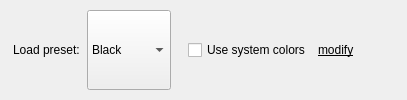
                <widget class="QWidget" name="colorsPresetGroup" native="true">
                 <property name="accessibleName">
                  <string notr="true">SGroup</string>
                 </property>
                 <layout class="QVBoxLayout" name="verticalLayout_38">
                  <property name="spacing">
                   <number>7</number>
                  </property>
                  <property name="leftMargin">
                   <number>13</number>
                  </property>
                  <property name="topMargin">
                   <number>10</number>
                  </property>
                  <property name="rightMargin">
                   <number>13</number>
                  </property>
                  <property name="bottomMargin">
                   <number>10</number>
                  </property>
                  <item>
                   <layout class="QHBoxLayout" name="horizontalLayout_3">
                    <property name="leftMargin">
                     <number>0</number>
                    </property>
                    <property name="topMargin">
                     <number>0</number>
                    </property>
                    <item>
                     <widget class="QLabel" name="loadPresetLabel">
                      <property name="text">
                       <string>Load preset:</string>
                      </property>
                     </widget>
                    </item>
                    <item>
                     <widget class="QComboBox" name="themeSelectorComboBox">
                      <property name="sizePolicy">
                       <sizepolicy hsizetype="Minimum" vsizetype="Minimum">
                        <horstretch>0</horstretch>
                        <verstretch>0</verstretch>
                       </sizepolicy>
                      </property>
                      <property name="currentText">
                       <string>Black</string>
                      </property>
                      <item>
                       <property name="text">
                        <string>Black</string>
                       </property>
                      </item>
                      <item>
                       <property name="text">
                        <string>Dark</string>
                       </property>
                      </item>
                      <item>
                       <property name="text">
                        <string>Dark Blue</string>
                       </property>
                      </item>
                      <item>
                       <property name="text">
                        <string>Light</string>
                       </property>
                      </item>
                     </widget>
                    </item>
                    <item>
                     <spacer name="horizontalSpacer_13">
                      <property name="orientation">
                       <enum>Qt::Horizontal</enum>
                      </property>
                      <property name="sizeType">
                       <enum>QSizePolicy::Fixed</enum>
                      </property>
                      <property name="sizeHint" stdset="0">
                       <size>
                        <width>10</width>
                        <height>10</height>
                       </size>
                      </property>
                     </spacer>
                    </item>
                    <item>
                     <widget class="QCheckBox" name="useSystemColorsCheckBox">
                      <property name="text">
                       <string>Use system colors</string>
                      </property>
                     </widget>
                    </item>
                    <item>
                     <widget class="ClickableLabel" name="modifySystemSchemeLabel">
                      <property name="cursor">
                       <cursorShape>PointingHandCursor</cursorShape>
                      </property>
                      <property name="text">
                       <string>&lt;html&gt;&lt;head/&gt;&lt;body&gt;&lt;p&gt;&lt;span style=&quot;text-decoration: underline;&quot;&gt;modify&lt;/span&gt;&lt;/p&gt;&lt;/body&gt;&lt;/html&gt;</string>
                      </property>
                      <property name="textFormat">
                       <enum>Qt::RichText</enum>
                      </property>
                     </widget>
                    </item>
                    <item>
                     <spacer name="horizontalSpacer_18">
                      <property name="orientation">
                       <enum>Qt::Horizontal</enum>
                      </property>
                      <property name="sizeHint" stdset="0">
                       <size>
                        <width>40</width>
                        <height>20</height>
                       </size>
                      </property>
                     </spacer>
                    </item>
                   </layout>
                  </item>
                 </layout>
                </widget>
